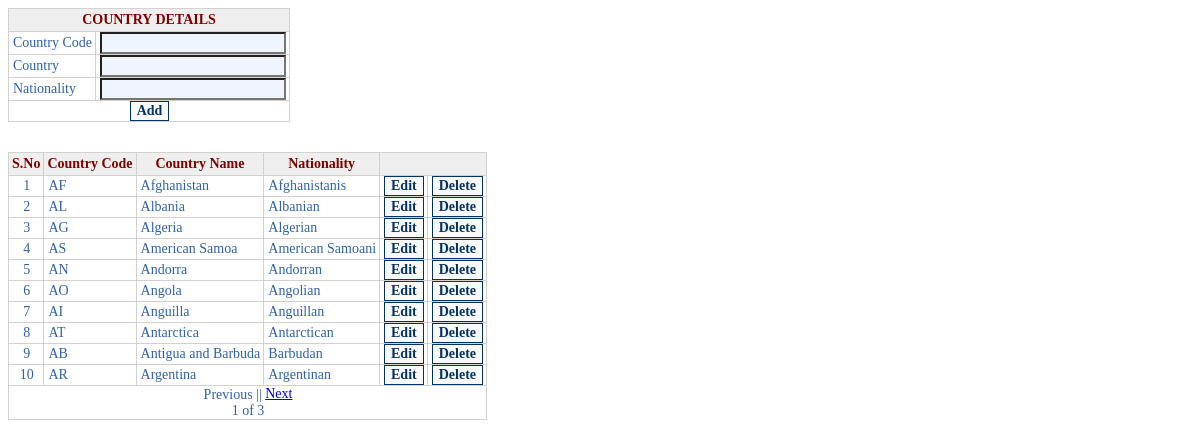
Screenshot of /Settings/country.php with the database file from the repository.
### tables this page shows
CREATE TABLE `countrydetails` (
  `CountryId` bigint NOT NULL AUTO_INCREMENT,
  `Countrycode` varchar(5) NOT NULL DEFAULT '',
  `CountryName` varchar(50) DEFAULT NULL,
  `Nationality` varchar(50) NOT NULL DEFAULT '',
  PRIMARY KEY (`CountryId`)
);

### Settings/country.php (the view, shortened to what this page needs)
<html>
<head>
<link href="../Style/heoscss.css" rel="stylesheet" type="text/css">
</head><body>
<?php
print "<form method='post' name='CountryDetails'>
<table border='0' cellspacing='1' cellpadding='0'><tr><th colspan=2>COUNTRY DETAILS</th></tr>
<tr><td>Country Code</td><td><input type='text' value='' name='CountryCodeTxt' id='CountryCodeTxt' maxlength=3></td></tr>
<tr><td>Country</td><td><input type='text' value='' name='CountryTxt' id='CountryTxt'></td></tr>
<tr><td>Nationality</td><td><input type='text' value='' name='NationalityTxt' id='NationalityTxt'></td></tr>
<tr><td align='center' colspan='2'>
<input type='submit' id='addButton' value='Add' name='addButton' onclick='return country_details_validation();'></td></tr>
</table></form>";
if(!isset($_POST['editButton']) && !isset($_POST['cancelbutton']) && !isset($_POST['deleteButton']) && !isset($_POST['updateButton']) && !isset($_POST['addButton']))
{
CountryDetailsFill();
}
function CountryDetailsFill()
{
if(!isset($_GET['page']))
{
@$cat=$_GET['cat'];
if(strlen($cat)==0)
{
$page=1;
fillPage($page);
}
}
else
{
$page = $_GET['page'];
$_SESSION['pagevalueForCountry']=$page;
fillPage($page);
}
}
function fillPage($page)
{
$page  = (int) $page;
$limit = 10;
$result = mysql_query("select count(*) from countrydetails");
$total = mysql_result($result, 0);
$pager  = getPagerData($total, $limit, $page);
if($total==0){$offset=0;}
else{$offset = $pager->offset;}
$limit  = $pager->limit;
$page   = $pager->page;
$queryselectCountry="select * from countrydetails order by CountryName limit $offset,$limit";
$queryselectCountryexec=mysql_query($queryselectCountry);
print "<form method='post' name='CountryDetails'>
<br><table border=0 cellspacing=1 cellpadding=0>
<tr><th>S.No</th><th>Country Code</th><th>Country Name</th><th>Nationality</th><th colspan=2>&nbsp;</th></tr>";
$sno=1;
while($Fetch=mysql_fetch_array($queryselectCountryexec))
{
$CountryId=$Fetch["CountryId"];
$CountryCode=$Fetch["Countrycode"];
$CountryName=$Fetch["CountryName"];
$Nationality=$Fetch["Nationality"];
print "<tr><td name=d[] value='$sno' align='center' class='balanceheaderrow'>
$sno</td><td>$CountryCode</td><td>$CountryName</td><td>$Nationality</td>
<input type='hidden' name='CountryId[]' value='$CountryId'><td align='center'>
<input type='submit' id='editButton' name='editButton[$CountryCode]' value='Edit'></td>
<td align='center'><input type='submit' id='deleteButton' name='deleteButton[$CountryCode]'  value='Delete'></td></tr>";
$sno=$sno+1;
}
print "<tr><td align='center' colspan='6'>";
if ($page == 1)
echo "Previous";
else
echo "<a href='CountryDetail.php?page=" . ($page - 1) . "'>Previous</a>";
print " ||  ";
if ($page == $pager->numPages)
echo "Next";
else
echo "<a href='CountryDetail.php?page=" . ($page + 1) . "'>Next</a>";
print "<br>$page of $pager->numPages</td></tr></table></form>";
}
function getPagerData($numHits, $limit, $page)
{
$numHits  = (int) $numHits;
$limit    = max((int) $limit, 1);
$page     = (int) $page;
$numPages = ceil($numHits / $limit);
$page = max($page, 1);
$page = min($page, $numPages);
$offset = ($page - 1) * $limit;
$ret = new stdClass;
$ret->offset   = $offset;
$ret->limit    = $limit;
$ret->numPages = $numPages;
$ret->page     = $page;
return $ret;
}
?>
</body></html>

### Style/heoscss.css (style rules this page uses)
* { font-family:Calibri; // System, Verdana, Arial, Helvetica, sans-serif, Lucida Fax, Lucida Sans, Courier New; font-size:14px; // 11px font-weight:800; }
table { background:#D2D1CE; // #FFFFFF; }
tr { background:#ffffff; color:#3162A6; // 3162A6 }
th { background:#efefef; color:#800000; padding:3px; font-weight:600; }
td { padding-left:4px; padding-right:3px; background:#ffffff; vertical-align:middle; }
input[type="text"] { background:#F0F4FB; color:#3162A6; }
input[type="submit"],input[type="button"] { background-color:#F9F9F9; border:solid; border-width:1px; border-color:#033264; color:#033264; font-weight:800; }
a { vertical-align:text-bottom; }

### rows the page displays
countrydetails: Countrycode "AF", CountryName "Afghanistan", Nationality "Afghanistanis"
countrydetails: Countrycode "AL", CountryName "Albania", Nationality "Albanian"
countrydetails: Countrycode "AG", CountryName "Algeria", Nationality "Algerian"
countrydetails: Countrycode "AS", CountryName "American Samoa", Nationality "American Samoani"
countrydetails: Countrycode "AN", CountryName "Andorra", Nationality "Andorran"
countrydetails: Countrycode "AO", CountryName "Angola", Nationality "Angolian"
countrydetails: Countrycode "AI", CountryName "Anguilla", Nationality "Anguillan"
countrydetails: Countrycode "AT", CountryName "Antarctica", Nationality "Antarctican"
countrydetails: Countrycode "AB", CountryName "Antigua and Barbuda", Nationality "Barbudan"
countrydetails: Countrycode "AR", CountryName "Argentina", Nationality "Argentinan"

### other values shown
$page "1"
$pager->numPages "3"
